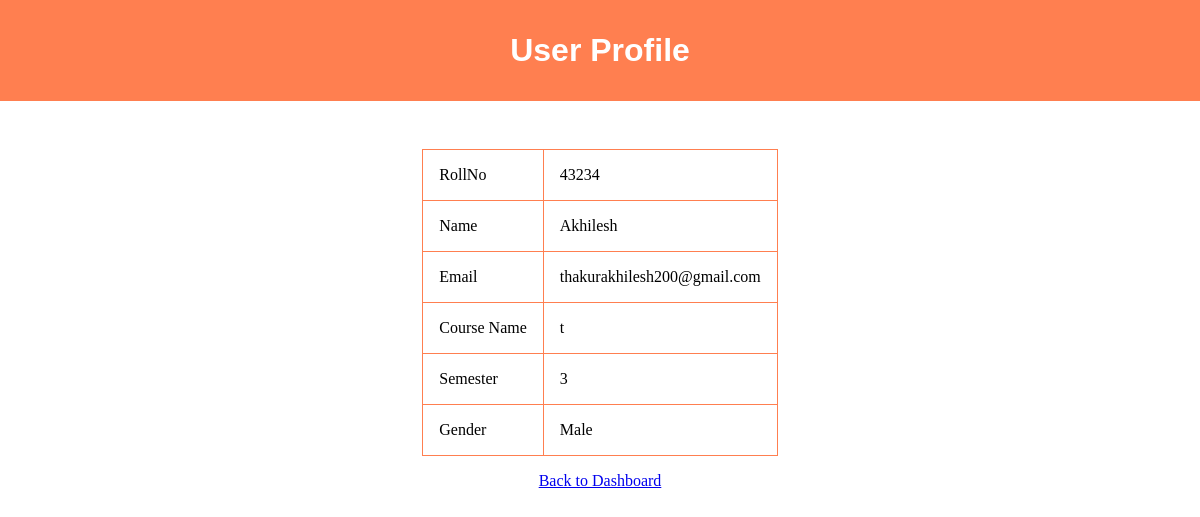
The app's page /user/viewprofile.php (signed in) with its own data.
### tables this page shows
CREATE TABLE `user` (
  `rollno` int(200) NOT NULL,
  `username` varchar(200) NOT NULL,
  `name` varchar(200) NOT NULL,
  `email` varchar(200) NOT NULL,
  `Course` varchar(200) NOT NULL,
  `pwd` varchar(200) NOT NULL,
  `sem` varchar(200) NOT NULL,
  `gender` varchar(200) NOT NULL
);

### user/viewprofile.php (the view, shortened to what this page needs)
<!DOCTYPE html>
<html lang="en">
<head>
    <link href="../style/style.css?v=<?php echo time()?>" type="text/css" rel="stylesheet">
</head>
<body>
    <div class="header">
        <h3 class="mainheading">User Profile</h3>
    </div>
    <?php
        require_once '../database.php';
        $rollno=$_SESSION['user']['rollno'];
        $userprofile=mysqli_query($db,"SELECT * FROM `user` WHERE `rollno`=$rollno");
        while($data=$userprofile->fetch_assoc()): ?>
            <table>
                <tr>
                    <td>RollNo</td>
                    <td><?php echo $data['rollno']?></td>
                </tr>
                <tr>
                    <td>Name</td>
                    <td><?php echo $data['name']?></td>
                </tr>
                <tr>
                    <td>Email</td>
                    <td><?php echo $data['email']?></td>
                </tr>
                <tr>
                    <td>Course Name</td>
                    <td><?php echo $data['Course']?></td>
                </tr>
                <tr>
                    <td>Semester</td>
                    <td><?php echo $data['sem']?></td>
                </tr>
                <tr>
                    <td>Gender</td>
                    <td><?php echo $data['gender']?></td>
                </tr>
            </table>
        <?php endwhile;?>
        <div class="backto" style="padding: 1rem;">
            <a href="userdashboard.php">Back to Dashboard</a>
        </div>
</body>
</html>

### style/style.css (style rules this page uses)
* { padding: 0; margin: 0; }
.header { background-color: coral; padding: 2rem; }
.mainheading { color: white; font-size: 2rem; text-align: center; font-family: sans-serif; }
.backto { display: block; text-align: center; }
table { margin: 0 auto; border: 1px solid coral; border-collapse: collapse; margin-top: 3rem; }
table td { column-span: none; border: 1px solid coral; padding: 1rem; }

### records on screen
user: rollno "43234", name "Akhilesh", email "thakurakhilesh200@gmail.com", Course "t", sem "3", gender "Male"
